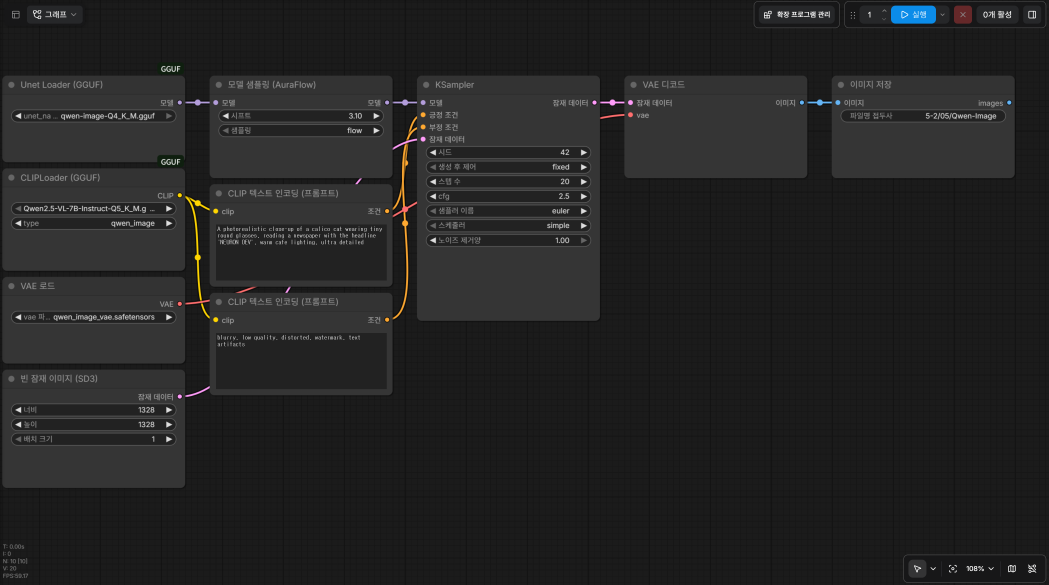
#> input picture 5-2/screens/c6_qwen_graph.png, 4194 x 2340 px, found by its file name (shown at 1/4 size)
$ python flow_nodes.py
#> lines starting #> are read from the running program, lines starting #| are printed output that depends on the picture
# 강의 「플로 매칭 — ComfyUI 화면」 장용 그림 : Qwen-Image 그래프 캡처에서 모델 로더 · 모델 샘플링(AuraFlow) · KSampler 부분만 잘라 번호 표시
#   좌표는 잘라 1500px 로 키운 그림 기준(눈으로 잰 값)
#   저장소 루트에서 : docker compose exec jupyter python /work/5-2/tools/screens/flow_nodes.py   (Git Bash 는 앞에 MSYS_NO_PATHCONV=1)
from PIL import Image, ImageDraw, ImageFont
FB = '/usr/share/fonts/truetype/nanum/NanumGothicBold.ttf'
ORG = (242, 107, 58)
im = Image.open('/work/5-2/screens/c6_qwen_graph.png').convert('RGB')
#> im is the input picture: PIL image 4194x2340 RGB; mean R, G, B 35.7, 35.7, 35.6
f = im.width / 2000                                   # 잘라내기 좌표 = 가로 2000 으로 본 화면 기준
#> f = 2.1
crop = (0, 120, 1150, 625)
im = im.crop(tuple(int(v * f) for v in crop))
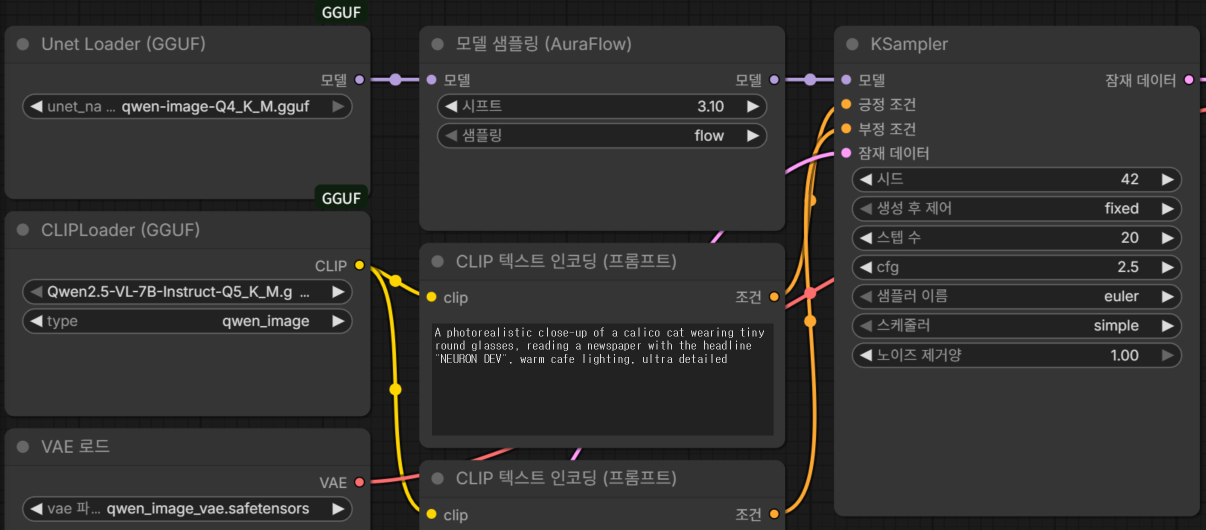
#> im: PIL image 2411x1059 RGB (shown at 1/2 size); mean R, G, B 49.9, 49.3, 48.5
W = 1500; im = im.resize((W, int(im.height * W / im.width)), Image.LANCZOS)
d = ImageDraw.Draw(im); font = ImageFont.truetype(FB, 34)
def box(n, b, at):
    d.rounded_rectangle(b, radius=14, outline=ORG, width=6)
    d.ellipse((at[0] - 26, at[1] - 26, at[0] + 26, at[1] + 26), fill=ORG, outline='white', width=3)
    d.text(at, str(n), fill='white', font=font, anchor='mm')
box(1, (8, 34, 460, 248), (432, 60))                  # Unet Loader (GGUF) 노드
box(2, (545, 114, 957, 148), (530, 131))              # 모델 샘플링 : 시프트
box(3, (545, 152, 957, 186), (530, 169))              # 모델 샘플링 : 샘플링 flow
box(4, (1060, 278, 1472, 312), (1046, 295))           # KSampler : 스텝 수
box(5, (1060, 350, 1472, 386), (1046, 368))           # KSampler : 샘플러 이름 euler
box(6, (1060, 388, 1472, 422), (1046, 405))           # KSampler : 스케줄러 simple
im.save('/work/5-2/screens/slide/FLOW_nodes.png', optimize=True); print(im.size)
#> after `im.save('/work/5-2/screens/slide/FLOW_nodes.png', optimize=True)`:
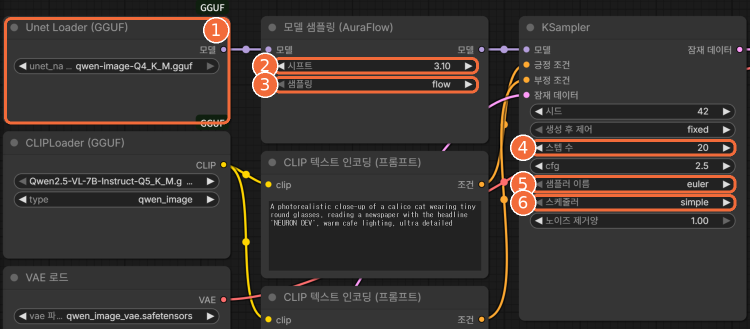
#> saved as FLOW_nodes.png: PIL image 1500x658 RGB (shown at 1/2 size); mean R, G, B 58.5, 52.3, 49.5
#| (1500, 658)
